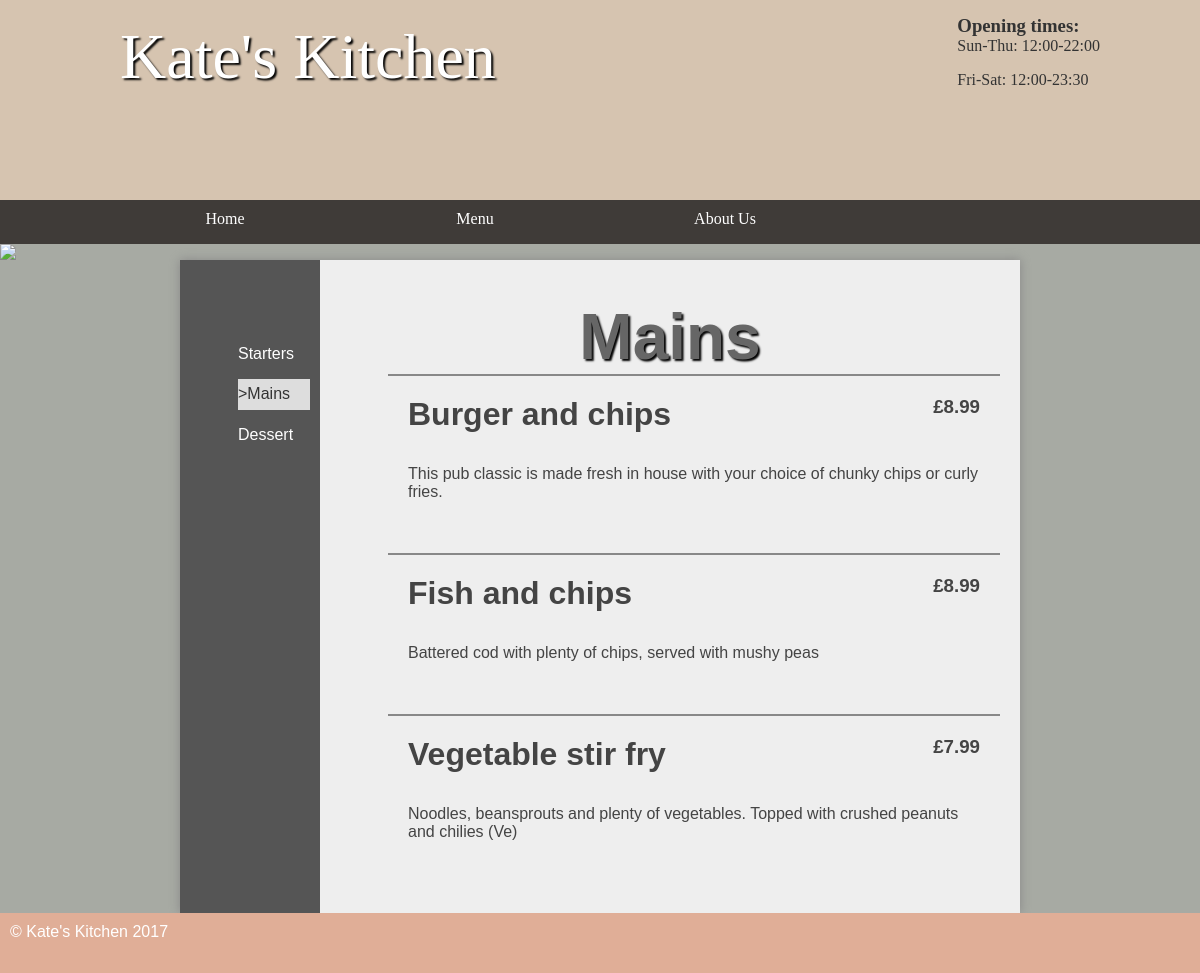
Screenshot of /kitchen/public/mains.php with the database file from the repository.
### tables this page shows
CREATE TABLE `menu` (
  `id` int(11) NOT NULL AUTO_INCREMENT,
  `categoryId` int(11) DEFAULT NULL,
  `name` varchar(45) DEFAULT NULL,
  `price` decimal(5,2) DEFAULT NULL,
  `description` varchar(2000) DEFAULT NULL,
  PRIMARY KEY (`id`)
);

### kitchen/public/mains.php (the view, shortened to what this page needs)
<!DOCTYPE html>
<html>
	<head>
		<link rel="stylesheet" href="/styles.css"/>
	</head>
	<body>
	<header>
		<section>
			<aside>
				<h3>Opening times:</h3>
				<p>Sun-Thu: 12:00-22:00</p>
				<p>Fri-Sat: 12:00-23:30</p>
			</aside>
			<h1>Kate's Kitchen</h1>
		</section>
	</header>
	<nav>
		<ul>
			<li><a href="/">Home</a></li>
			<li>Menu
			</li>
			<li><a href="/about.html">About Us</a></li>
		</ul>
	</nav>
<img src="images/randombanner.php"/>
	<main class="sidebar">
	<section class="left">
		<ul>
				<li><a href="/starters.php">Starters</a></li>
				<li><a class="current" href="/mains.php">Mains</a></li>
				<li><a href="/dessert.php">Dessert</a></li>		</ul>
	</section>
	<section class="right">
	<h1>Mains</h1>
	<ul class="listing">
	<?php
	$pdo = new PDO('mysql:dbname=kitchen;host=127.0.0.1', 'student', 'student');
	$stmt = $pdo->prepare('SELECT * FROM menu WHERE categoryId = 2');
	$stmt->execute();
	foreach ($stmt as $record) {
		echo '<li>';
		echo '<div class="details">';
			echo '<h3>£' . $record['price'] . '</h3>';
		echo '<h2>' . $record['name'] . '</h2>';
		echo '<p>' . nl2br($record['description']) . '</p>';
		echo '</div>';
		echo '</li>';
	}
	?>
</ul>
</section>
	</main>
	<footer>
		&copy; Kate's Kitchen 2017
	</footer>
</body>
</html>

### kitchen/public/styles.css (style rules this page uses)
* { margin: 0; padding: 0; }
html { font-family: 'Oxygen-Regular', verdana, sans-serif; }
body { background-color: #A7AAA3; }
header { background-color: #D6C4B0 ; color: white; height: 200px; }
header aside { float: right; margin-top: 15px; color: #333; }
header section { width: 1000px; display: block; margin:auto; }
header h1 { float: left; margin-left: 20px; font-family: 'Mr Dafoe'; }
nav { width: 100%; background-color: #3F3B38; overflow: auto; }
body > img { width: 100%; display: block; }
nav ul { width: 1000px; margin: auto; display: block; list-style-type: none; }
nav ul li { width: 25%; float: left; overflow: auto; text-align: center; }
nav li { color: white; padding-top: 10px; display: block; }
nav a { color: white; text-decoration: none }
main ul { margin-left: 3em; }
main a { color: #333; }
nav { font-family: 'Oxygen-Regular'; }
header section { display: block; font-family: 'Oxygen-Regular', cursive; }
header h1 { font-weight: normal; }
.listing h3 { float: right; }
h1 { font-size:4em; color: white; text-align: center; padding-top: 20px; text-shadow: 2px 2px 2px #000; }
main { min-height: 50vh; background-color: #eee; width: 70vw; display: block; margin: auto; box-shadow: 0px 0px 10px #888; color:#444; }
footer { min-height: 5vh; color: white; }
main h2 { font-size:2em; }
p, li, h2 { margin-bottom: 1em; }
footer { background-color: #E0AE97; padding: 10px; color: white; }
.left ul { list-style-type: none }
section a { color: #444; }
.stock, .sidebar { display: table; }
.stock > ul, .sidebar .left { width: 10vw; list-style-type: none; display: table-cell; padding: 10px; background-color: #555; margin: 0; }
.stock .products, .sidebar .right { display: table-cell; padding: 20px; }
.stock > ul a, .sidebar .left a { color: white; text-decoration: none; }
.listing li { border-top: 2px solid #888; padding: 20px; overflow: auto; }
.current { background-color: #ddd; color: #333 !important; display: block; padding-top: 0.4em; padding-bottom: 0.4em; }
.current:before { content: ">" }
.right { padding: 20px; }
main h1 { color: #666; }

### rows the page displays
menu: price "8.99", name "Burger and chips", description "This pub classic is made fresh in house with your choice of chunky chips or curly fries."
menu: price "8.99", name "Fish and chips", description "Battered cod with plenty of chips, served with mushy peas"
menu: price "7.99", name "Vegetable stir fry", description "Noodles, beansprouts and plenty of vegetables. Topped with crushed peanuts and chilies (Ve)"
